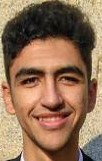
#> input picture AgeGenderClassification/Examples/Seif.jpg, 102 x 161 px
$ python -i FeaturesExtraction.py   (imports and definitions only)
#> lines starting #> are read from the running program, lines starting #| are printed output that depends on the picture
from scipy.signal import convolve2d
import numpy as np
from skimage.feature import local_binary_pattern
import cv2

def extract_LPQ(img, winSize=5, bins=256):
    """Extract LPQ

    Args:
        img (image): Image to extract from
        winSize (int, optional): Size of Fourier Transform Window. Defaults to 5.

    Returns:
        np.array: Histogram values of LPQ for Image
    """

    # Convert np.image to double
    img = np.float64(img)
    # Calculate radius from window size
    radius = int(winSize / 2 - 0.5)
    # Form spatial coordinates in window
    filters_shape = np.arange(-radius, radius+1)[np.newaxis]

    # Create Filters
    filter_one = np.ones_like(filters_shape)
    filter_two = np.exp(-2*np.pi*filters_shape * (1/winSize)*1j)
    filter_three = np.conj(filter_two)

    # Run filters to compute the frequency response in the four points
    temp_img_filter_two = convolve2d(img, filter_two.T, 'valid')
    temp_img_filter_one = convolve2d(img, filter_one.T, 'valid')
    fourier_response_one = convolve2d(temp_img_filter_one, filter_two, 'valid')
    fourier_response_two = convolve2d(temp_img_filter_two, filter_one, 'valid')
    fourier_response_three = convolve2d(
        temp_img_filter_two, filter_two, 'valid')
    fourier_response_four = convolve2d(
        temp_img_filter_two, filter_three, 'valid')

    # Initilize frequency domain matrix for four frequency coordinates.
    stacked_fourier_response = np.dstack([fourier_response_one.real, fourier_response_one.imag,
                                          fourier_response_two.real, fourier_response_two.imag,
                                          fourier_response_three.real, fourier_response_three.imag,
                                          fourier_response_four.real, fourier_response_four.imag])

    # Perform quantization and compute LPQ codewords
    inds = np.arange(stacked_fourier_response.shape[2])[
        np.newaxis, np.newaxis, :]
    calculated_LPQ = ((stacked_fourier_response > 0)*(2**inds)).sum(2)

    # Normalize histogram
    calculated_LPQ = np.histogram(calculated_LPQ.flatten(), bins=bins)[0]
    calculated_LPQ = calculated_LPQ/calculated_LPQ.sum()

    return calculated_LPQ


# [62 lines left out: functions extract_LBP, localLBP, localLPQ, not called in this run]


def extract_features(img, feature="LPQ"):
    """Extracts Features of an image

    Args:
        img (Image): Greyscale image to extract from
        feature (str, optional): Type of feature to extract. Defaults to "LPQ".

    Returns:
        List: feature
    """
    if feature == 'LPQ':
        return extract_LPQ(img, winSize=5)
    elif feature == 'LBP':
        return extract_LBP(img, radius=3, eps=1e-7)
    elif feature == 'localLBP':
        return localLBP(img)
    elif feature == 'localLPQ':
        return localLPQ(img)
    return None

>>> import cv2
>>> picture = cv2.imread('Examples/Seif.jpg', cv2.IMREAD_GRAYSCALE)
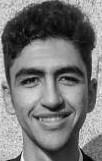
#> picture: shape (161, 102); min 0, max 251, mean 118.8
>>> result = extract_features(picture)
#> in extract_LPQ, `temp_img_filter_one = convolve2d(img, filter_one.T, 'valid')`:
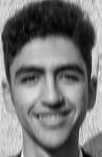
#> temp_img_filter_one: shape (157, 102) float64; min 34, max 1210, mean 591.5; drawn with min black and max white
#> in extract_LPQ, `calculated_LPQ = ((stacked_fourier_response > 0)*(2**inds)).sum(2)`:
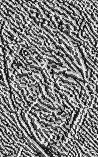
#> calculated_LPQ: shape (157, 98) int64; min 0, max 255, mean 126.6
#> in extract_LPQ, `calculated_LPQ = np.histogram(calculated_LPQ.flatten(), bins=bins)[0]`: calculated_LPQ = 256 values, max 161 at index 184, min 15 at index 44, mean 60.1
#> in extract_LPQ, `calculated_LPQ = calculated_LPQ/calculated_LPQ.sum()`: calculated_LPQ = 256 values, max 0.0105 at index 184, min 0.000975 at index 44, mean 0.00391
#> result has the same summary as calculated_LPQ in extract_LPQ
